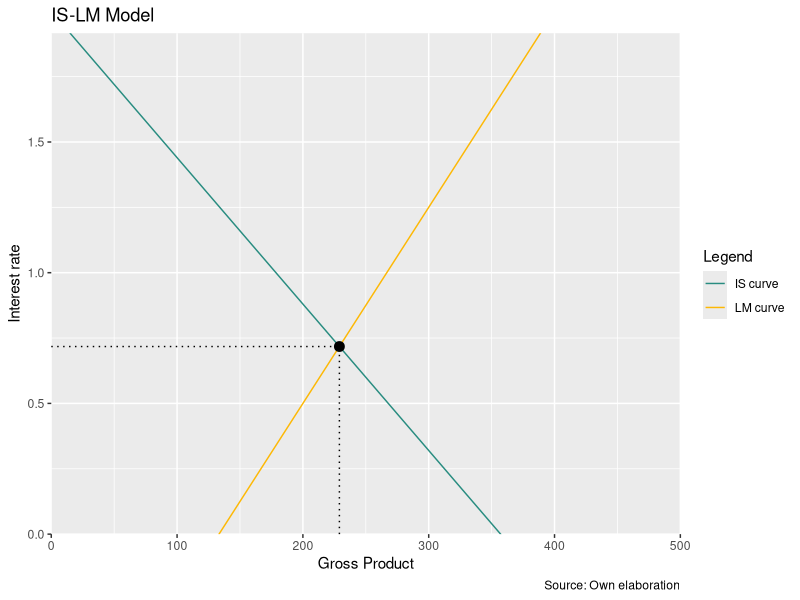
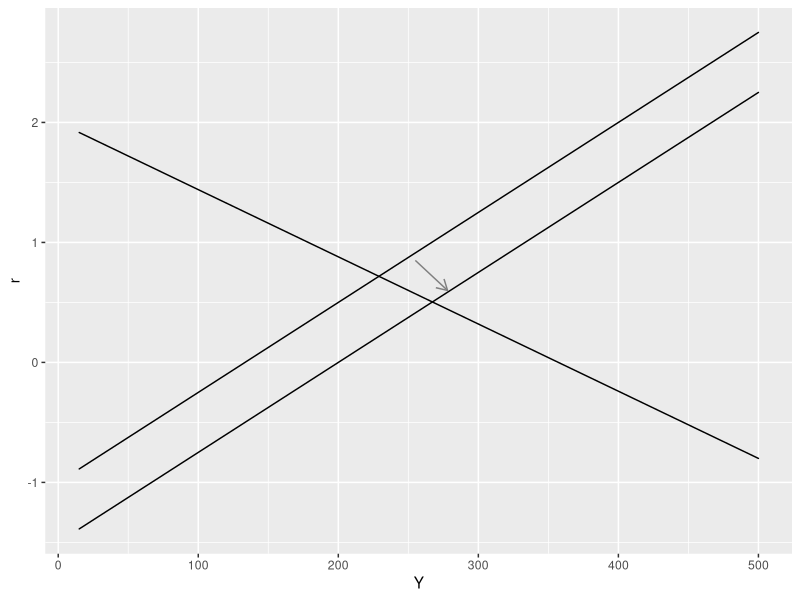

These charts were generated, in order, by the following R code:
#________________________
# IS - LM Model
# Author: Ronny M. Condor
#________________________
library(ggplot2)
library(ggthemes)
library(tidyverse)

# 1. IS equation
# r = (A/b)- ((1-c(1-t))/b)*Y
IS.curve <- function(c,t,A,b,Y){
  r = (A/b)- ((1-c(1-t))/b)*Y
  return(r)
}


# 2. LM equation
# Y=M/k - h/k * r
LM.curve <-function(M,k,h,Y){
  r=(k/h)*Y-(M/h)
  return(r)
}

# 3. Parameters
c <-0.75
t <-0.28
A <-100
b <-50
M <-80
k <-0.6
h <-80
# Range of Y 
Y<- sample(1:500,100,replace = F)

# 4. Solution
B <- matrix(c(1-c(1-t),b,k,-h), nrow =2,ncol=2,byrow = T)
d <- rbind(A,M)

equilibrium <- solve(B,d)
equilibrium <- t(equilibrium)
equilibrium<- as.data.frame(equilibrium)
equilibrium <- rename(equilibrium, Y_eq = V1, r_eq = V2)


r <- IS.curve(c,t,A,b,Y)
IS <- cbind(r,Y)
IS <- as.data.frame(IS)

r <- LM.curve(M,k,h,Y)
LM <- cbind(r,Y)
LM <- as.data.frame(LM)


ggplot(mapping=aes(Y,r))+
  geom_path(data = IS, aes(Y,r, color="a"))+
  geom_path(data=LM,aes(Y,r, color="b"))+
  labs( title = "IS-LM Model", x="Gross Product", y="Interest rate", 
        caption = "Source: Own elaboration",
        color="Legend")+
  scale_color_manual( values = c("a"="#288C80","b"="#FDB805"), 
                     labels=c("IS curve","LM curve"))+
  geom_segment(data = equilibrium, 
               aes(x = Y_eq, y = 0, xend = Y_eq, yend = r_eq), lty = "dotted") +
  geom_segment(data = equilibrium, 
               aes(x = 0, y = r_eq, xend = Y_eq, yend = r_eq), lty = "dotted")+
  geom_point(aes(x=equilibrium$Y_eq, y=equilibrium$r_eq), size = 3)+
  coord_cartesian(xlim=c(0,max(LM$Y)), ylim = c(0,max(IS$r)))+
  scale_x_continuous(expand = c(0,0))+
  scale_y_continuous(expand = c(0,0))

# 5. Comparative Statics
# Example 1: A monetary expansive policy

M_new <- 120
r_new <- LM.curve(M_new,k,h,Y)
LM_new <- cbind(r_new,Y)
LM_new <- as.data.frame(LM_new)

ggplot()+
  geom_path(data = IS, aes(Y,r))+
  geom_path(data=LM, aes(Y,r))+
  geom_path(data=LM_new, aes(Y,r_new))+
  annotate("segment", x = 255, xend = 278, y = 0.85, yend = 0.60,
           arrow = arrow(length = unit(0.60, "lines")), colour = "grey50")
